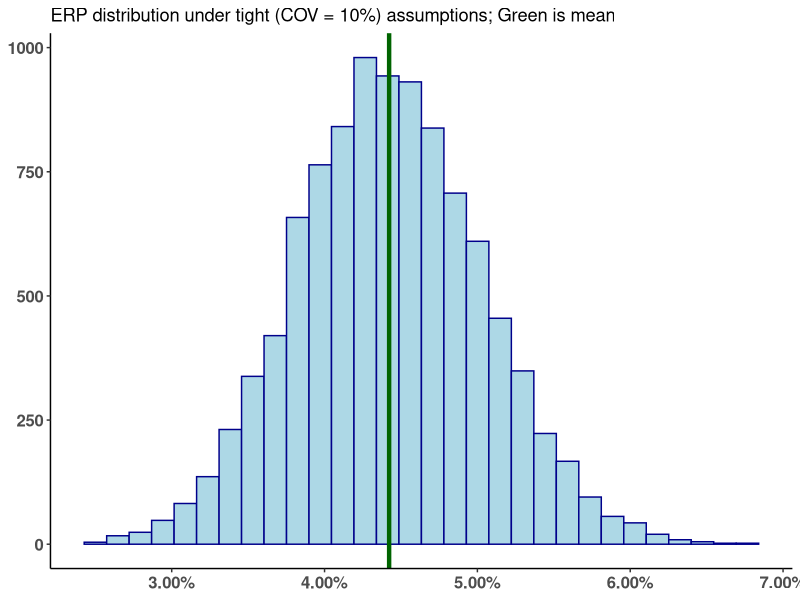
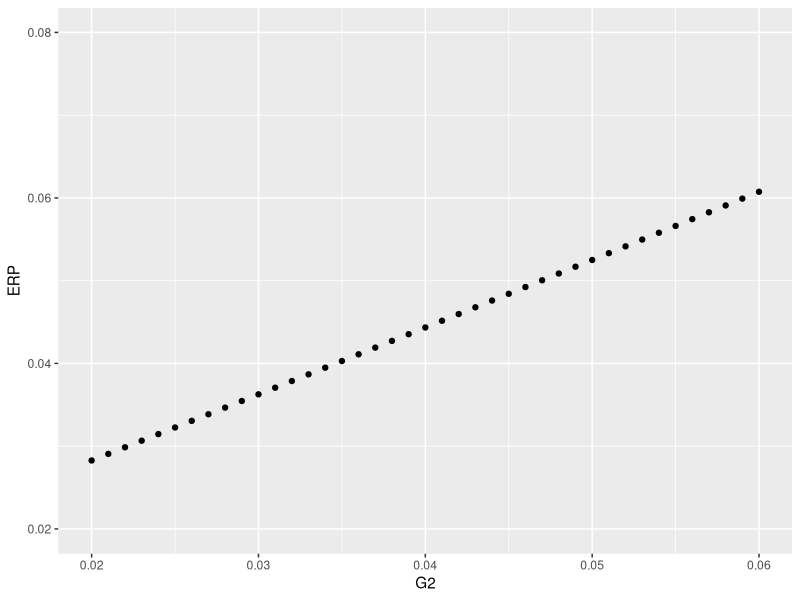
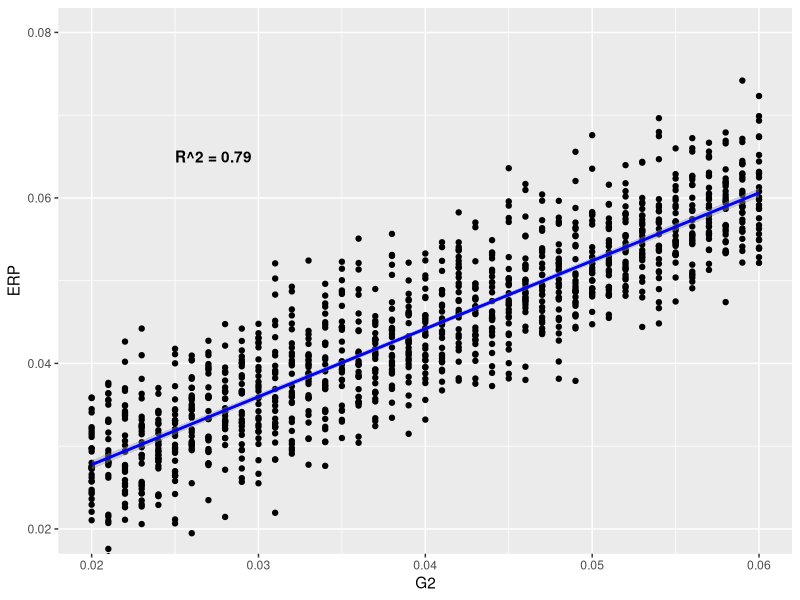

These figures' R source, in order:
## ---- chunk 1
knitr::opts_chunk$set(echo=FALSE)
## ---- chunk 2

library(tidyverse)
library(scales)

solve_for_R <- function(RF, ER_vector, CP_vector, G2, PV) {
  
  # Calculate cash flow vector
  CF_vector <- ER_vector * CP_vector
  
  # Define the objective function
  objective_function <- function(R) {
    # This is effectively two-stage dividend discount model except the initial stage is explicated
    # such that there exists no G1 and G2 refers to the subsequent period of growth
    
    PV_calculated <- sum(CF_vector[1:5] / (1 + R)^(1:5)) + CF_vector[6] / ((R - G2) * (1 + R)^5)
    return((PV - PV_calculated)^2)
  }
  
  # Use the optim function to minimize the objective function
  result <- optim(par = RF, fn = objective_function, method = "Brent", lower = -1, upper = 2)
  
  return(result$par)
}

RF <- 0.04 # I have rounded his riskfree rate of 3.97% to 4.00%
ER_vector <- c(217.8, 245.2, 273.7, 295.1, 308.9, 324.9) # A. Damodaran's earnings vector
CP_vector <- c(0.84, 0.82, 0.80, 0.78, 0.77, 0.77) # Cash payout ratios
G2 <- 0.04 # His model sets the stable growth equal to the RF rate
PV <- 4600 # I rounded 4588.96 to 4,600

implied_equity <- solve_for_R(RF, ER_vector, CP_vector, G2, PV)
implied_ERP <- implied_equity - RF

# Number of simulations
n_simulations <- 10000
coeff_variation <- 0.10 # Arbitrarily suggesting that COV of 10% is tight

# Assumed means and standard deviations for inputs
mean_RF <- RF; sd_RF <- RF * coeff_variation
mean_ER <- ER_vector; sd_ER <- ER_vector * coeff_variation
mean_CP <- CP_vector; sd_CP <- CP_vector * coeff_variation
mean_G2 <- G2; sd_G2 <- G2 * coeff_variation
mean_PV <- PV; sd_PV <- PV * coeff_variation

# MC simulation
set.seed(379)
R_values <- replicate(n_simulations, 
  solve_for_R(
    # RF = rnorm(1, mean_RF, sd_RF),
    RF = RF,
    ER_vector = rnorm(6, mean_ER, sd_ER),
    CP_vector = rnorm(6, mean_CP, sd_CP),
    G2 = rnorm(1, mean_G2, sd_G2),
    PV = PV
  )
)

# Histogram to visualize the distribution of R values
R_values <- R_values[R_values > 0]
ERP_values <- R_values - RF
ERP_values_mean <- mean(ERP_values)
ERP_values_df <- as_data_frame(ERP_values)

ERP_values_df %>% ggplot(aes(value)) +
    geom_histogram(color = "darkblue", fill = "lightblue") +
    geom_vline(aes(xintercept = ERP_values_mean), color = "darkgreen", size = 1.5) +
    scale_x_continuous(labels = percent_format(0.01)) +
    labs(title = "ERP distribution under tight (COV = 10%) assumptions; Green is mean", y = "Count") +
    # xlab("X label") + 
    # ylab("Count") +
    theme_classic() +
    theme(axis.title = element_blank(),
          axis.text = element_text(size = 12, face = "bold"))
## ---- chunk 3

G2_values <- seq(from = 0.02, to = 0.06, by = 0.001)
R_values <- map_dbl(G2_values, function(G2) {
  solve_for_R(
    RF = RF,
    ER_vector = ER_vector,
    CP_vector = CP_vector,
    G2 = G2,
    PV = PV
  )
})

ERP_values <- R_values - RF

G_vs_ERP <-  tibble(
  G2 = G2_values,
  ERP = ERP_values
)

G_vs_ERP %>% ggplot(aes(x = G2, y = ERP)) + 
  geom_point() + 
  coord_cartesian(ylim = c(.02, .08))

  
## ---- chunk 4

G2_values <- seq(from = 0.02, to = 0.06, by = 0.001)

R_values <- map(G2_values, function(G2) {
  replicate(30, {
    solve_for_R(
      RF = RF,
      ER_vector = rnorm(6, mean_ER, sd_ER),
      CP_vector = rnorm(6, mean_CP, sd_CP),
      G2 = G2,
      PV = PV
    ) - RF # subtracting RF here inside replicat
  })
})

df <- tibble(
  G2 = G2_values,
  ERP = R_values
) %>% unnest()

model_line <- lm(ERP ~ G2, data = df)
rsq <- summary(model_line)$r.squared
label_R2 <- sprintf("R^2 = %.2f", rsq)

df %>% ggplot(aes(x = G2, y = ERP)) + 
  geom_point() +
  coord_cartesian(ylim = c(.02, .08)) + 
  geom_smooth(method = "lm", se = TRUE, color = "blue") +
  annotate("text", x=0.025, y=0.065, label=label_R2, fontface="bold", hjust=0)
  # geom_text(aes(label = label_R2))
